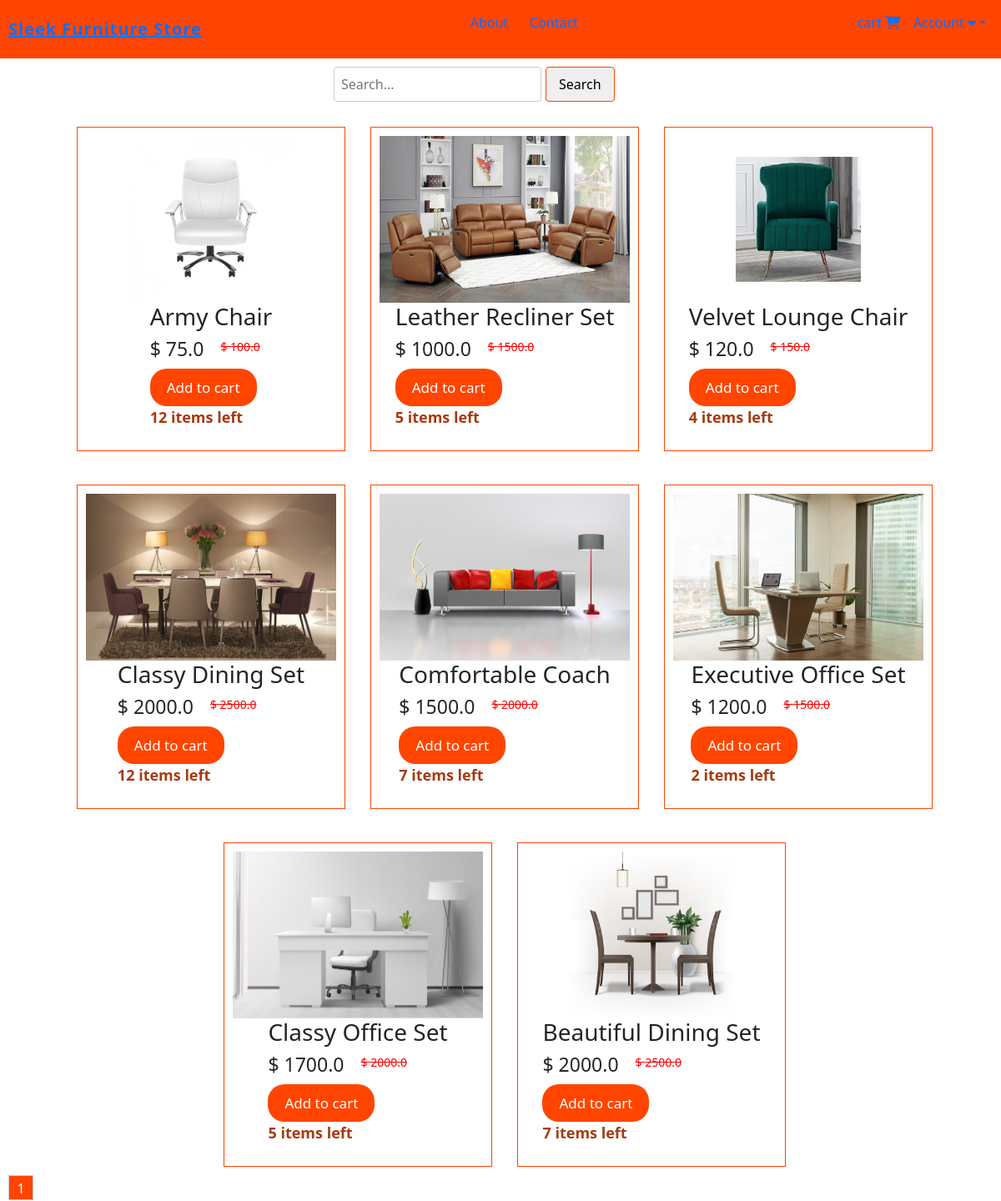
The app's page /all_products with its own data.
### website/models.py (models this page shows, shortened)
class Product(db.Model):
    id = db.Column(db.Integer, primary_key=True)
    product_name = db.Column(db.String(100), nullable=False)
    current_price = db.Column(db.Float, nullable=False)
    previous_price = db.Column(db.Float, nullable=False)
    in_stock = db.Column(db.Integer, nullable=False)
    product_picture = db.Column(db.String(1000), nullable=False)
    flash_sale = db.Column(db.Boolean, default=False)
    date_added = db.Column(db.DateTime(), default=datetime.utcnow)
    carts = db.relationship('Cart', backref='product', cascade='all, delete-orphan')
    orders = db.relationship('Order', backref='product', cascade='all, delete-orphan')

### website/views.py (the view)
@views.route('/all_products')
def products():
    page = request.args.get('page', 1, type=int)
    per_page = 8
    items = Product.query.paginate(page=page, per_page=per_page)
    cart_items = Cart.query.filter_by(customer_link=current_user.id).all() if current_user.is_authenticated else []
    return render_template('allproducts.html', items=items, cart=cart_items)

### website/templates/allproducts.html (shortened to what this page needs)
{% extends 'base.html' %}
{% block content %}
<form class="search-form" role="search" action="/search" method="POST">
    <input name="search" type="search" placeholder="Search..." aria-label="Search">
    <button type="submit">Search</button>
</form>
<div class="homediv-container">
    {% for item in items %}
    <div class="home-products">
        <div class="product">
            <a href="{{ url_for('views.product', item_id=item.id) }}"><img class="displayimg" src="{{ item.product_picture }}" alt=""></a>
            <div class="product-details">
                <h3>{{ item.product_name }}</h6>
                <div class="price">
                    <h5>$ {{ item.current_price }}</h5>
                    <strike><p>$ {{ item.previous_price }}</p></strike>
                </div>
                <div class="actions">
                    <button><a href="/add-to-cart/{{ item.id }}">Add to cart</a></button>
                    <p style="color: rgb(167, 57, 17); font-weight: 600; font-size: 18px;">{{ item.in_stock }} items left</p>
                </div>
            </div>
        </div>
    </div>
    {% endfor %}
</div>
<div class="pagination">
    {% for page_num in items.iter_pages(left_edge=1, right_edge=1, left_current=1, right_current=2) %}
        {% if page_num %}
            {% if items.page == page_num %}
                <a href="{{ url_for('views.products', page=page_num) }}" class="current-page">{{ page_num }}</a>
            {% else %}
                <a href="{{ url_for('views.products', page=page_num) }}">{{ page_num }}</a>
            {% endif %}
        {% else %}
            <span class="ellipsis">...</span>
        {% endif %}
    {% endfor %}
</div>
{% endblock %}

### website/static/css/navigation.css (style rules this page uses)
body { font-family: 'Arial', sans-serif; margin: 0; padding: 0; background: #eaeaea; }
.displayimg { height: 202px; width: 180px; max-width: 100%; }

### website/static/css/home.css (style rules this page uses)
.homediv-container { background-color: #fff; display: flex; flex-wrap: wrap; gap: 20px; justify-content: center; }
.home-products { margin-top: 20px; margin-left: 10px; padding: 10px; align-items: center; border: 1px solid orangered; }
.product { display: flex; flex-direction: column; width: 300px; align-items: center; }
.product img { max-width: 100%; width: 100%; height: 200px; }
.product-details { flex: 1; }
.product-details h3 { font-size: 28px; }
.price { display: flex; align-items: center; }
.price h5 { margin-right: 20px; font-size: 23px; }
.price strike { font-size: 14px; color: red; }
.actions a { text-decoration: none; }
.actions button { color: #fff; background-color: orangered; padding: 10px 20px; font-size: 17px; border: none; border-radius: 20px; }
.actions button a { color: #fff; }
.pagination { display: flex; margin-left: 10px; margin-top: 10px; }
.pagination a { display: inline-block; width: 30px; height: 30px; text-align: center; line-height: 30px; border: 1px solid #ccc; text-decoration: none; color: #333; }
.pagination a.current-page { background-color: orangered; color: white; }
.search-form { display: flex; align-items: center; margin: 10px auto; width: 400px; }
.search-form input[type="search"] { padding: 8px; border-radius: 4px; border: 1px solid #ccc; margin-right: 5px; }
.search-form button { padding: 8px 15px; border-radius: 4px; border: 1px solid orangered; cursor: pointer; }

### records on screen
Product: product_picture (picture), product_name "Army Chair", current_price "75.0", previous_price "100.0", in_stock "12"
Product: product_picture (picture), product_name "Leather Recliner Set", current_price "1000.0", previous_price "1500.0", in_stock "5"
Product: product_picture (picture), product_name "Velvet Lounge Chair", current_price "120.0", previous_price "150.0", in_stock "4"
Product: product_picture (picture), product_name "Classy Dining Set", current_price "2000.0", previous_price "2500.0", in_stock "12"
Product: product_picture (picture), product_name "Comfortable Coach", current_price "1500.0", previous_price "2000.0", in_stock "7"
Product: product_picture (picture), product_name "Executive Office Set", current_price "1200.0", previous_price "1500.0", in_stock "2"
Product: product_picture (picture), product_name "Classy Office Set", current_price "1700.0", previous_price "2000.0", in_stock "5"
Product: product_picture (picture), product_name "Beautiful Dining Set", current_price "2000.0", previous_price "2500.0", in_stock "7"

### other values on screen
{{ page_num }} "1"
